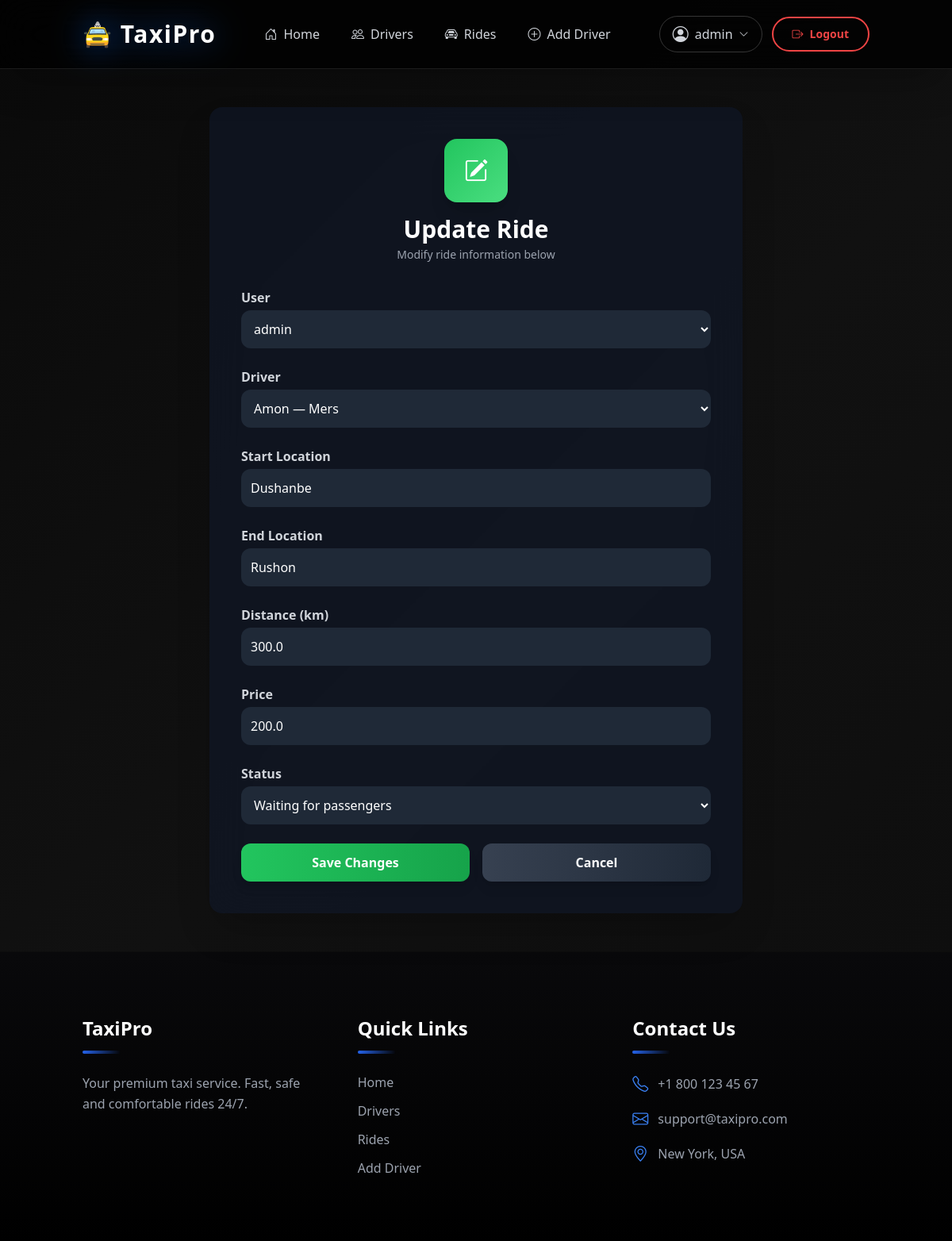
/rides/1/update/ (signed in), run on the app's committed database.
### accounts/models.py (models this page shows)
class CustomUser(AbstractUser):
    pass

### rides/models.py (models this page shows, shortened)
class Rides(models.Model):
    user = models.ForeignKey(User, on_delete=models.CASCADE)
    driver = models.ForeignKey(Drivers, on_delete=models.CASCADE)
    start_location = models.CharField(max_length=255)
    end_location = models.CharField(max_length=255)
    distance_km = models.FloatField()
    price = models.FloatField()
    status = models.CharField(
        max_length=20,
        choices=[('in process', 'In Process'), ('completed', 'Completed'), ('cancelled', 'Cancelled')],
        default='in process'
    )
    seat_number = models.PositiveSmallIntegerField(default=1)  # 1, 2, 3, 4
    created_at = models.DateTimeField(auto_now_add=True)

### drivers/models.py (models this page shows, shortened)
class Drivers(models.Model):
    image = models.ImageField(upload_to='driver_images/', null=True, blank=True)
    name = models.CharField(max_length=100)
    phone_number = models.CharField(max_length=15)
    car_model = models.CharField(max_length=100)
    car_number = models.CharField(max_length=20)
    car_photo = models.ImageField(upload_to='car_images/', null=True, blank=True)
    rating = models.FloatField(default=5.0)
    status = models.BooleanField(default=True)
    created_at = models.DateTimeField(auto_now=True)

### rides/views.py (the view, shortened to what this page needs)
# urls.py: path("<int:ride_id>/update/", ride_update, name="ride_update"),
def ride_update(request, ride_id):
    if not request.user.is_authenticated:
        return render(request, 'rides/message.html', {'message': "🚫 You must log in to edit a ride."})
    ride = get_object_or_404(Rides, id=ride_id)
    drivers = Drivers.objects.all()
    users = User.objects.all()
    return render(request, "rides/ride_update.html", {
        "ride": ride,
        "drivers": drivers,
        "users": users,
    })

### templates/rides/ride_update.html (shortened to what this page needs)
{% extends "base.html" %}
{% block main %}
<div class="container mx-auto py-12 px-4">
    <div class="max-w-2xl mx-auto bg-gray-900 bg-opacity-70 backdrop-blur-xl rounded-2xl shadow-2xl p-10 animate-fadeInUp">
        <div class="text-center mb-8">
            <div class="w-20 h-20 mx-auto mb-4 flex items-center justify-center rounded-2xl bg-gradient-to-br from-green-500 to-green-400 shadow-xl">
                <i class="bi bi-pencil-square text-white text-3xl"></i>
            </div>
            <h1 class="text-3xl font-bold text-white">Update Ride</h1>
            <p class="text-gray-400 text-sm mt-1">Modify ride information below</p>
        </div>
        <form method="POST" class="space-y-6">
            <div>
                <label class="block text-gray-300 font-semibold mb-1">User</label>
                <select name="user_id" class="w-full bg-gray-800 text-white p-3 rounded-xl focus:ring-2 focus:ring-green-500 focus:outline-none">
                    {% for user in users %}
                        <option value="{{ user.id }}" {% if ride.user.id == user.id %}selected{% endif %}>
                            {{ user.username }}
                        </option>
                    {% endfor %}
                </select>
            </div>
            <div>
                <label class="block text-gray-300 font-semibold mb-1">Driver</label>
                <select name="driver_id" class="w-full bg-gray-800 text-white p-3 rounded-xl focus:ring-2 focus:ring-green-500 focus:outline-none">
                    {% for driver in drivers %}
                        <option value="{{ driver.id }}" {% if ride.driver.id == driver.id %}selected{% endif %}>
                            {{ driver.name }} — {{ driver.car_model }}
                        </option>
                    {% endfor %}
                </select>
            </div>
            <div>
                <label class="block text-gray-300 font-semibold mb-1">Start Location</label>
                <input type="text" name="start_location" value="{{ ride.start_location }}"
                       class="w-full bg-gray-800 text-white p-3 rounded-xl placeholder-gray-400 focus:ring-2 focus:ring-green-500 focus:outline-none" placeholder="Enter start location">
            </div>
            <div>
                <label class="block text-gray-300 font-semibold mb-1">End Location</label>
                <input type="text" name="end_location" value="{{ ride.end_location }}"
                       class="w-full bg-gray-800 text-white p-3 rounded-xl placeholder-gray-400 focus:ring-2 focus:ring-green-500 focus:outline-none" placeholder="Enter end location">
            </div>
            <div>
                <label class="block text-gray-300 font-semibold mb-1">Distance (km)</label>
                <input type="number" step="0.1" name="distance_km" value="{{ ride.distance_km }}"
                       class="w-full bg-gray-800 text-white p-3 rounded-xl placeholder-gray-400 focus:ring-2 focus:ring-green-500 focus:outline-none" placeholder="Enter distance">
            </div>
            <div>
                <label class="block text-gray-300 font-semibold mb-1">Price</label>
                <input type="number" step="0.01" name="price" value="{{ ride.price }}"
                       class="w-full bg-gray-800 text-white p-3 rounded-xl placeholder-gray-400 focus:ring-2 focus:ring-green-500 focus:outline-none" placeholder="Enter price">
            </div>
            <div>
                <label class="block text-gray-300 font-semibold mb-1">Status</label>
                <select name="status" class="w-full bg-gray-800 text-white p-3 rounded-xl focus:ring-2 focus:ring-green-500 focus:outline-none">
                    <option value="in process" {% if ride.status == "in process" %}selected{% endif %}>Waiting for passengers</option>
                </select>
            </div>
            <div class="flex flex-col sm:flex-row gap-4 mt-6">
                <button type="submit"
                        class="flex-1 bg-gradient-to-r from-green-500 to-green-600 hover:from-green-600 hover:to-green-700 text-white py-3 rounded-xl font-bold shadow-lg hover:shadow-2xl transform hover:-translate-y-1 transition-all duration-300">
                    Save Changes
                </button>
                <a href="{% url 'ride_detail' ride.id %}"
                   class="flex-1 bg-gradient-to-r from-gray-700 to-gray-800 hover:from-gray-600 hover:to-gray-700 text-white py-3 rounded-xl font-bold shadow-lg hover:shadow-2xl transform hover:-translate-y-1 transition-all duration-300 text-center">
                    Cancel
                </a>
            </div>
        </form>
    </div>
</div>
{% endblock %}

### templates/base.html (shortened to what this page needs)
<!DOCTYPE html>
<html lang="en">
<head>
    <script src="https://cdn.tailwindcss.com"></script>
    <link rel="stylesheet" href="https://cdn.jsdelivr.net/npm/bootstrap-icons@1.11.1/font/bootstrap-icons.css">
    <script src="https://cdn.tailwindcss.com"></script>
        <link rel="stylesheet" href="https://cdn.jsdelivr.net/npm/bootstrap-icons@1.11.1/font/bootstrap-icons.css">
</head>
<body class="gradient-bg text-gray-100 flex flex-col font-sans">
<header class="main-header sticky top-0 z-50 bg-black/80 backdrop-blur-xl border-b border-white/10 shadow-2xl">
    <div class="container mx-auto px-4 py-5 flex justify-between items-center">
        <a href="{% url 'driver_list' %}" class="text-3xl font-black text-white tracking-wider hover:scale-110 transition-transform duration-300 cursor-pointer">
            <span class="drop-shadow-[0_0_20px_rgba(13,110,253,0.6)] hover:drop-shadow-[0_0_30px_rgba(13,110,253,0.8)]">
                🚖 TaxiPro
            </span>
        </a>
        <nav class="hidden md:flex items-center gap-2">
            <a href="{% url 'home' %}" class="px-4 py-2 rounded-lg text-gray-300 hover:text-blue-500 hover:bg-blue-500/10 transition-all duration-300 font-medium">
                <i class="bi bi-house-door me-2"></i>Home
            </a>
            <a href="{% url 'driver_list' %}" class="px-4 py-2 rounded-lg text-gray-300 hover:text-blue-500 hover:bg-blue-500/10 transition-all duration-300 font-medium">
                <i class="bi bi-people me-2"></i>Drivers
            </a>
            <a href="{% url 'ride_list' %}" class="px-4 py-2 rounded-lg text-gray-300 hover:text-blue-500 hover:bg-blue-500/10 transition-all duration-300 font-medium">
                <i class="bi bi-car-front me-2"></i>Rides
            </a>
            <a href="{% url 'driver_create' %}" class="px-4 py-2 rounded-lg text-gray-300 hover:text-blue-500 hover:bg-blue-500/10 transition-all duration-300 font-medium">
                <i class="bi bi-plus-circle me-2"></i>Add Driver
            </a>
        </nav>
        <div class="hidden md:flex items-center gap-3">
            {% if user.is_authenticated %}
                <div class="relative group">
                    <button class="flex items-center gap-2 px-4 py-2 rounded-full text-gray-300 hover:text-white hover:bg-white/10 transition-all duration-300 border border-white/20 hover:border-blue-500">
                        <i class="bi bi-person-circle text-xl"></i>
                        <span class="font-medium">{{ user.username }}</span>
                        <i class="bi bi-chevron-down text-xs transition-transform duration-300 group-hover:rotate-180"></i>
                    </button>
                </div>
                <a href="{% url 'logout_confirm' %}" class="px-6 py-2.5 rounded-full font-semibold text-sm border-2 border-red-500 text-red-500 hover:bg-red-500 hover:text-white transition-all duration-300 hover:-translate-y-1 hover:shadow-[0_8px_20px_rgba(239,68,68,0.45)]">
                    <i class="bi bi-box-arrow-right me-2"></i>Logout
                </a>
            {% endif %}
        </div>
    </div>
</header>
<main class="flex-grow">
    {% block main %}
    {% endblock main%}
</main>
<footer class="bg-gradient-to-b from-zinc-950 to-black border-t border-white/5">
    <div class="container mx-auto px-4 py-20">
        <div class="grid grid-cols-1 md:grid-cols-3 gap-12">
            <div class="space-y-6">
                <h5 class="text-2xl font-bold text-white relative pb-4">
                    TaxiPro
                    <span class="absolute left-0 bottom-0 w-12 h-1 bg-gradient-to-r from-blue-600 to-transparent rounded"></span>
                </h5>
                <p class="text-gray-400 leading-relaxed">
                    Your premium taxi service. Fast, safe and comfortable rides 24/7.
                </p>
            </div>
            <div class="space-y-6">
                <h5 class="text-2xl font-bold text-white relative pb-4">
                    Quick Links
                    <span class="absolute left-0 bottom-0 w-12 h-1 bg-gradient-to-r from-blue-600 to-transparent rounded"></span>
                </h5>
                <div class="flex flex-col gap-3">
                    <a href="{% url 'driver_list' %}" class="text-gray-400 hover:text-blue-500 hover:translate-x-2 transition-all duration-300">Home</a>
                    <a href="{% url 'driver_list' %}" class="text-gray-400 hover:text-blue-500 hover:translate-x-2 transition-all duration-300">Drivers</a>
                    <a href="{% url 'ride_list' %}" class="text-gray-400 hover:text-blue-500 hover:translate-x-2 transition-all duration-300">Rides</a>
                    <a href="{% url 'driver_create' %}" class="text-gray-400 hover:text-blue-500 hover:translate-x-2 transition-all duration-300">Add Driver</a>
                </div>
            </div>
            <div class="space-y-6">
                <h5 class="text-2xl font-bold text-white relative pb-4">
                    Contact Us
                    <span class="absolute left-0 bottom-0 w-12 h-1 bg-gradient-to-r from-blue-600 to-transparent rounded"></span>
                </h5>
                <div class="space-y-4">
                    <p class="text-gray-400 flex items-center gap-3"><i class="bi bi-telephone text-blue-500 text-xl"></i>+1 800 123 45 67</p>
                    <p class="text-gray-400 flex items-center gap-3"><i class="bi bi-envelope text-blue-500 text-xl"></i>support@taxipro.com</p>
                    <p class="text-gray-400 flex items-center gap-3"><i class="bi bi-geo-alt text-blue-500 text-xl"></i>New York, USA</p>
                </div>
            </div>
        </div>
    </div>
</footer>
</body>
</html>

### templates/base.html (style rules this page uses)
body { animation: fadeIn 0.6s ease-out; }
.gradient-bg { background: linear-gradient(135deg, #0a0a0a, #111, #0d0d0d); }

### templates/rides/ride_update.html (style rules this page uses)
.animate-fadeInUp { animation: fadeInUp 0.6s ease-out forwards; }

### data on the page
CustomUser: username "admin"
Rides: user_id "admin", driver_id "Amon — Mers", start_location "Dushanbe", end_location "Rushon", distance_km "300.0", price "200.0", status "Waiting for passengers"
